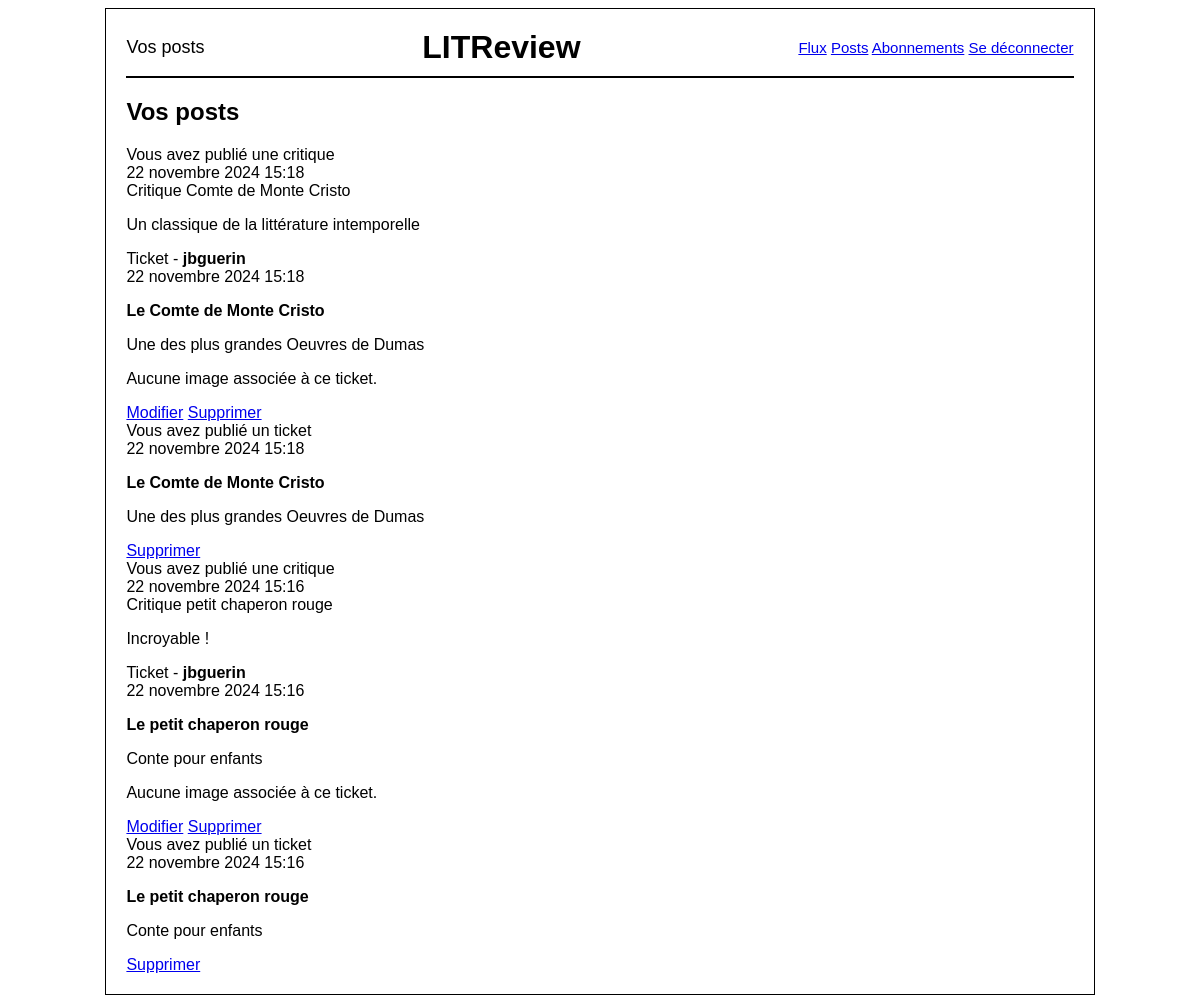
Page /posts/ (signed in) on the committed database.
### review/models.py (models this page shows, shortened)
class Review(models.Model):
    ticket = models.ForeignKey(to=Ticket, on_delete=models.CASCADE)
    rating = models.PositiveSmallIntegerField(
        validators=[MinValueValidator(0), MaxValueValidator(5)])
    headline = models.CharField(max_length=128)
    body = models.TextField(max_length=8192, blank=True)
    user = models.ForeignKey(
        to=settings.AUTH_USER_MODEL, on_delete=models.CASCADE, null=True)
    time_created = models.DateTimeField(auto_now_add=True)
    contributors = models.ManyToManyField(
        settings.AUTH_USER_MODEL,
        through='ReviewContributor',
        related_name='contributions')

class Ticket(models.Model):
    title = models.CharField(max_length=128)
    description = models.TextField(max_length=2048, blank=True)
    user = models.ForeignKey(to=settings.AUTH_USER_MODEL, on_delete=models.CASCADE)
    image = models.ImageField(null=True, blank=True)
    time_created = models.DateTimeField(auto_now_add=True)
    def has_review(self):
        return self.review_set.exists()

### authentification/models.py (models this page shows)
class User(AbstractUser):
    REVIEW_CREATOR = 'CREATOR'
    SUBSCRIBER = 'SUBSCRIBER'
    ROLE_CHOICES = (
        (REVIEW_CREATOR, 'créateur de review'),
        (SUBSCRIBER, 'abonné'),
    )
    role = models.CharField(max_length=30, choices=ROLE_CHOICES, verbose_name='rôle', default= REVIEW_CREATOR)
    follows = models.ManyToManyField(
        'self',
        limit_choices_to={'role': REVIEW_CREATOR},
        symmetrical=False,
        verbose_name='follow'
    )
    pass

### review/views.py (the view)
# urls.py: path('posts/', review.views.post_ticket_review, name="posts"),
@login_required
def post_ticket_review(request):
    tickets = Ticket.objects.filter(user=request.user)
    reviews = Review.objects.filter(user=request.user)
    posts = list(tickets) + list(reviews)
    posts.sort(key=lambda x: x.time_created, reverse=True)
    context = {
        "posts": posts,
    }
    return render(request, "review/posts.html", context)

### review/templates/review/posts.html (shortened to what this page needs)
{% extends 'base.html' %}
{% block title %} Vos posts {% endblock title %}
{% block content %}
    <div class="posts-page base-page">
        <div class="icone-title">
            <h2>Vos posts</h2>
        </div>
        {% for post in posts %}
            {% if post.ticket %}
                <div class="post-review">
                    <div class="title-date">
                        <div class="post-icone">
                            <div class="post-icone-title">
                                Vous avez publié une critique
                            </div>
                        </div>
                        {{ post.time_created }}
                    </div>
                    <div>
                        <div class="star-rating">
                            <span>{{ post.headline }}</span>
                        </div>
                        <p class="text-description">{{ post.body }}</p>
                    </div>
                    <div class="post-ticket-review">
                        <div class="post-icone">
                            <div class="post-icone-title">
                                <span>Ticket - <strong>{{ post.ticket.user }}</strong></span>
                            </div>
                            <span>{{ post.ticket.time_created }}</span>
                        </div>
                        <p><strong>{{ post.ticket.title }}</strong></p>
                        <p class="text-description">{{ post.ticket.description }}</p>
                        {% if post.ticket.image %}
                            <img src="{{ post.ticket.image.url }}" alt="{{ post.ticket.title }}">
                        {% else %}
                            <p>Aucune image associée à ce ticket.</p>
                        {% endif %}
                    </div>
                    <div class="connexion-button button-submit-right">
                        <a href="{% url 'review_update' post.id %}" class="submit-button">Modifier</a>
                        <a href="{% url 'review_delete' post.id %}" class="submit-button">Supprimer</a>
                    </div>
                </div>
            {% else %}
                <div class="post-ticket">
                    <div class="title-date">
                        <div class="post-icone">
                            <div class="post-icone-title">
                                Vous avez publié un ticket
                            </div>
                        </div>
                        {{ post.time_created }}
                    </div>
                    <p><strong>{{ post.title }}</strong></p>
                    <p class="text-description">{{ post.description }}</p>
                    <div class="connexion-button button-submit-right">
                        <a href="{% url 'ticket_delete' post.id %}" class="submit-button">Supprimer</a>
                    </div>
                </div>
            {% endif %}
        {% endfor %}
    </div>
{% endblock content %}

### litrevu/templates/base.html (style rules this page uses)
body { font-family: Arial, sans-serif; }

### rows in the picture
Review: time_created "22 novembre 2024 15:18", headline "Critique Comte de Monte Cristo", body "Un classique de la littérature intemporelle", ticket.user "jbguerin", ticket.time_created "22 novembre 2024 15:18", ticket "Le Comte de Monte Cristo", ticket.description "Une des plus grandes Oeuvres de Dumas", shows "Aucune image associée à ce ticket."
Ticket: time_created "22 novembre 2024 15:18", title "Le Comte de Monte Cristo", description "Une des plus grandes Oeuvres de Dumas"
Review: time_created "22 novembre 2024 15:16", headline "Critique petit chaperon rouge", body "Incroyable !", ticket.user "jbguerin", ticket.time_created "22 novembre 2024 15:16", ticket "Le petit chaperon rouge", ticket.description "Conte pour enfants", shows "Aucune image associée à ce ticket."
Ticket: time_created "22 novembre 2024 15:16", title "Le petit chaperon rouge", description "Conte pour enfants"
